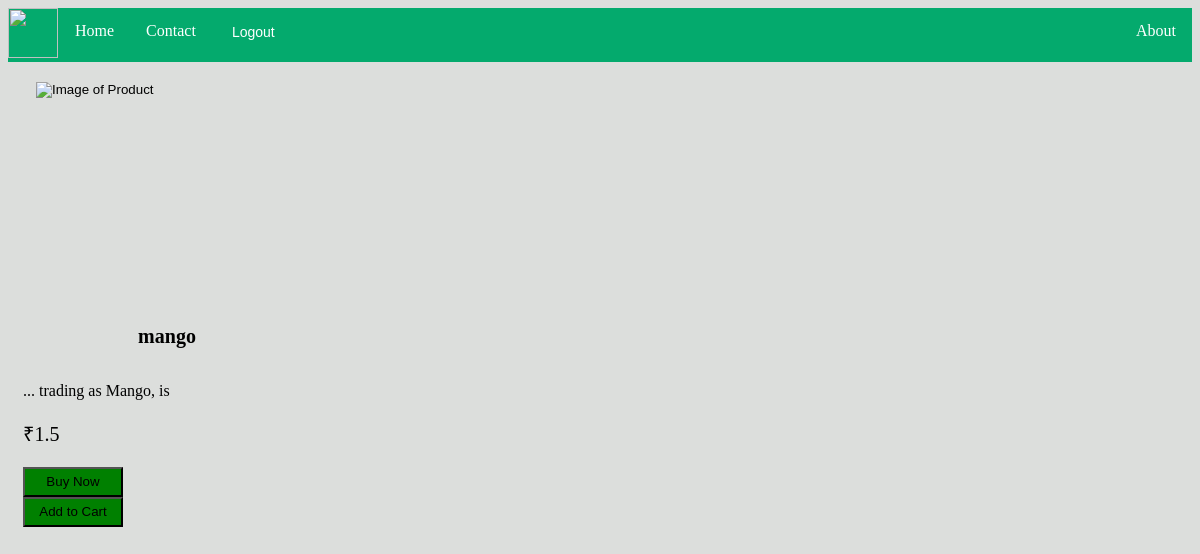
The page /home-page (signed in) on the database as committed earlier.
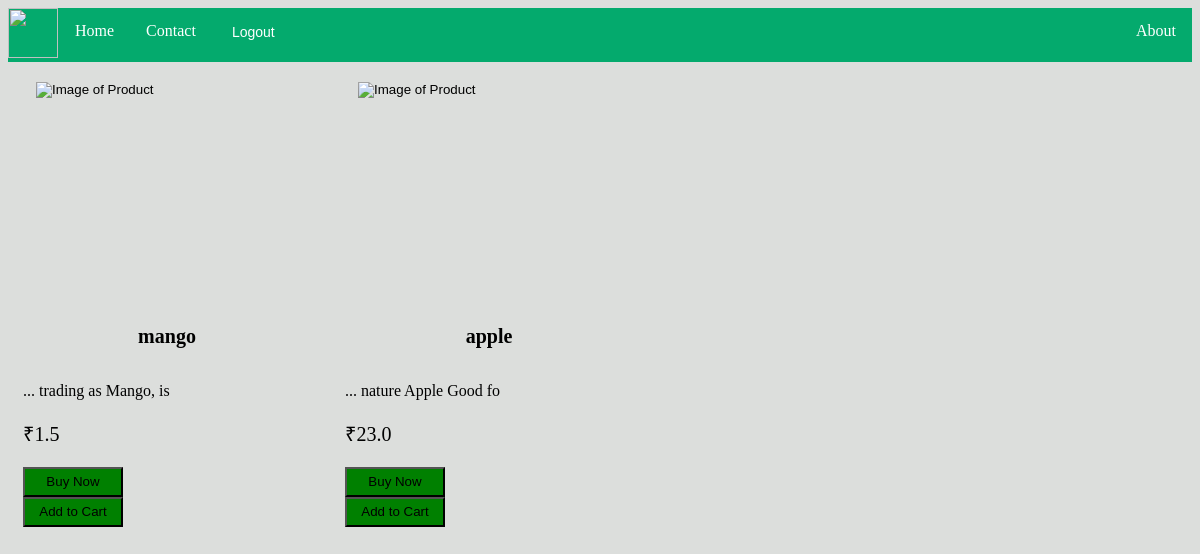
The same page on the database as committed later.
### home/models.py (models this page shows)
class product(models.Model):
    name = models.CharField(max_length=50)
    price = models.FloatField()
    Stock = models.IntegerField()
    image = models.CharField(max_length=5000)
    detail = models.CharField(max_length=1000, default='sume string')
    objects = models.Manager()

### home/views.py (the view)
# urls.py: path('home-page', views.homepage, name='home page.html'),
@cache_control(no_cache=True, must_revalidate=True, no_store=True)
def homepage(request):
    if request.user.is_authenticated:
        products = product.objects.all()
        return render(request, 'home page.html', {'products': products})
    else:
        return redirect('/home')

### template/home page.html (shortened to what this page needs)
<!DOCTYPE html>
<html lang="en">
<head>
</head>
<body>
<ul class="head" >
      <li><img  src="https://i.ibb.co/C5CgQyk/shopeevibe-logo.jpg"/></li>
      <li><a href="home-page">Home</a></li>
      <li><a href="#contact">Contact</a></li>
      <li style="float:right" ><a class="active" href="#about">About</a></li>
    <form action="logouting" method="POST"> {% csrf_token %}
      <button type="submit">Logout </button>
    </form>
</ul>
{% for product in products %}
<div class="card" style="width: 18rem;">
<form action="order-form" method="POST">{% csrf_token %}
          <input type="image" src="{{product.image}}" alt="Image of Product">
          <div class="card-body">
              <h5 class="card-title" >{{product.name}}</h5>
              <details class="card-details">
                  <summary>
                     {{product.detail|slice:"0:20"}}
                  </summary>
              </details>
              <p class="card-text">₹{{product.price}}</p>
              <button type="submit" style="width:100px;height:30px; background-color:green">Buy Now</button>
          </div>
</form>
    <form action="cart" method="POST" >{% csrf_token %}
      <div class="cart">
        <button type="submit" style="width:100px;height:30px; background-color:green" >Add to Cart</button>
      </div>
    </form>
  </div>
{% endfor %}
</body>
</html>

### template/home page.html (style rules this page uses)
body { background-color:#dcdedc; }
ul { list-style-type: none; margin: 0; padding: 0; overflow: hidden; background-color: #04AA6D; }
li { float: left; }
li a { display: block; color: white; text-align: center; padding: 14px 16px; text-decoration: none; }
li img { align:left;margin:0px 0px; margin-right:1px; width: 50px; height: 50px; }
.active { background-color: #04AA6D; }
input[type=image] { width:200px; height:200px; padding:10px 13px; }
.card { display: inline-block; padding: 10px 15px; vertical-align: middle; }
h5 { color:solid black; font-size:20px; text-align:center; }
p { font-size:20px; }
.head button { background-color: #04AA6D; border: none; color: white; padding: 14px 16px; text-align: right; text-decoration: none; display: inline-block; margin: 2px 4px; cursor: pointer; font-size:14px; }
details > summary { cursor: pointer; list-style-type: '...'; }
details { margin: 0; cursor: pointer; }

Rows that differ between the two databases and show on the page:
added product: name "apple", detail "nature Apple Good fo", price "23.0"
